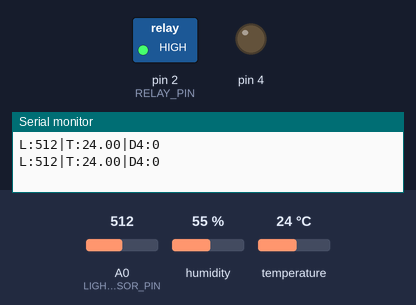
This sketch was run on a simulated Arduino Uno, built with avr-gcc and run on an emulated ATmega328P. Shown: switched loads named in the sketch (green lamp = pin HIGH), output pins drawn as LEDs (lit = HIGH), the last lines printed to the serial monitor. The test bench sets the inputs (shaded band); at power-on: A0 (LIGHT_SENSOR_PIN) = 512, humidity 55 %, temperature 24 °C.

Above: at 1.8 s.
1.9 s: A0 (LIGHT_SENSOR_PIN) set to 160
3.4 s: A0 (LIGHT_SENSOR_PIN) set to 138
At 5.2 s:
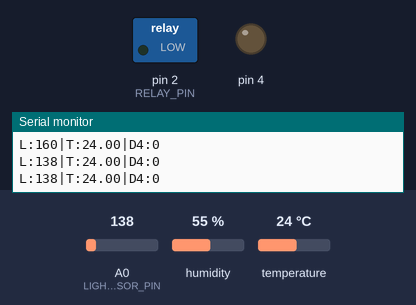
5.5 s: A0 (LIGHT_SENSOR_PIN) set to 306
At 11.2 s:
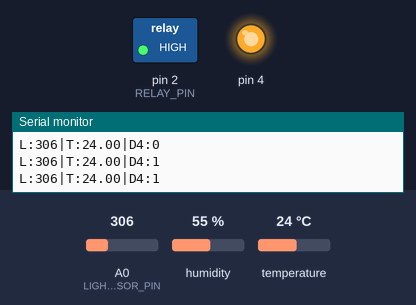
11.5 s: A0 (LIGHT_SENSOR_PIN) set to 140
At 12.6 s:
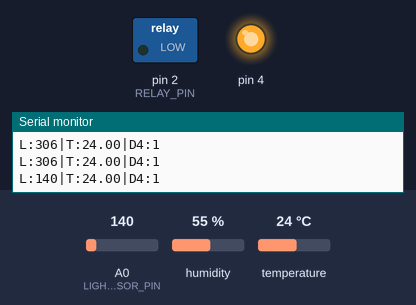
13.6 s: A0 (LIGHT_SENSOR_PIN) set to 511
At 15.1 s:
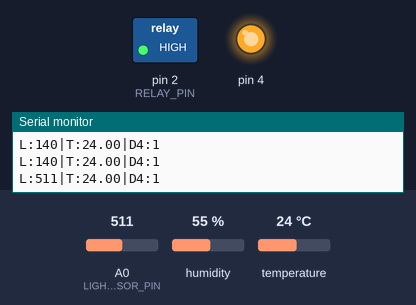
15.6 s: A0 (LIGHT_SENSOR_PIN) set to 122
At 17.5 s:
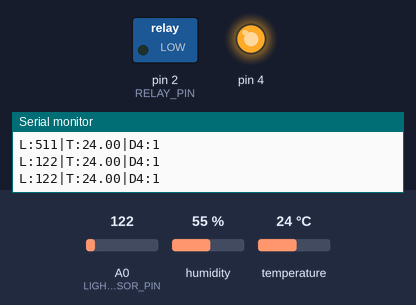
Timing chart, 0 to 21.8 s (numbered marks = the images above; inputs shaded):
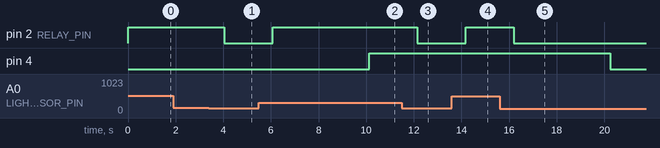

The sketch:

logicaDemonstrcao.ino
```cpp
#include <Wire.h>
#include <RTClib.h>
#include <DHT.h>

#define DHTPIN 7
#define DHTTYPE DHT11
DHT dht(DHTPIN, DHTTYPE);

RTC_DS3231 rtc;

const int RELAY_PIN = 2; // o pino do Arduino, que se conecta ao pino IN do relé
const int ANALOG_THRESHOLD = 150; // constante que estabelece o limite de luminosidade
const int LIGHT_SENSOR_PIN = A0; // pino do Arduino conectado ao pino do sensor de luz
int analogValue; // valor de leitura da luminosidade
long startTime;
unsigned long previousMillis = 0;
const long interval = 10000; // tempo em milisegundos para ligar e desligar a bomba
int booleanValue = 0; // estado de liga e desliga da bomba

void setup() {
  Serial.begin(9600);

  pinMode(RELAY_PIN, OUTPUT);
  pinMode(4, OUTPUT);

  Wire.begin();
  if (!rtc.begin()) {
    Serial.println("Couldn't find RTC");
    while (1);
  }

  if (rtc.lostPower()) {
    Serial.println("RTC lost power, let's set the time!");
    rtc.adjust(DateTime(F(__DATE__), F(__TIME__)));
  }

  startTime = millis();

  dht.begin();
}

void setRelayState(int state) {
  digitalWrite(RELAY_PIN, state);
}

void loop() {
  unsigned long currentMillis = millis();

  analogValue = analogRead(LIGHT_SENSOR_PIN);

  if (analogValue < ANALOG_THRESHOLD) {
    setRelayState(LOW);  // ligar o relé
  } else {
    setRelayState(HIGH);  // desligar o relé
  }

  if (currentMillis - previousMillis >= interval) {
    previousMillis = currentMillis;

    if (booleanValue == 0) {
      digitalWrite(4, HIGH);
      booleanValue = 1;
    } else {
      digitalWrite(4, LOW);
      booleanValue = 0;
    }
  }


  // Enviar os dados pela porta serial
  Serial.print("L:");
  Serial.print(analogValue);
  Serial.print("|T:");

  float tempC = dht.readTemperature();

  if (isnan(tempC)) {
    Serial.println("Failed to read from DHT sensor!");
  } else {
    Serial.print(tempC);
  }

  // Enviar dados do estado do pino 4
  Serial.print("|D4:");
  Serial.print(digitalRead(4));

  Serial.println(); // Fim da linha de dados
  delay(1000); // Delay de 1 segundo

}
```

Measured:
- the behaviour switches between 150 and 149 on A0 (LIGHT_SENSOR_PIN) (found by bisection; images 0 and 1)
- after the input at 3.4 s, pin 2 (RELAY_PIN): HIGH → LOW after 0.65 s
- after the input at 5.5 s, pin 2 (RELAY_PIN): LOW → HIGH after 0.58 s
- after the input at 11.5 s, pin 2 (RELAY_PIN): HIGH → LOW after 0.65 s
- after the input at 13.6 s, pin 2 (RELAY_PIN): LOW → HIGH after 0.58 s
- after the input at 15.6 s, pin 2 (RELAY_PIN): HIGH → LOW after 0.60 s
